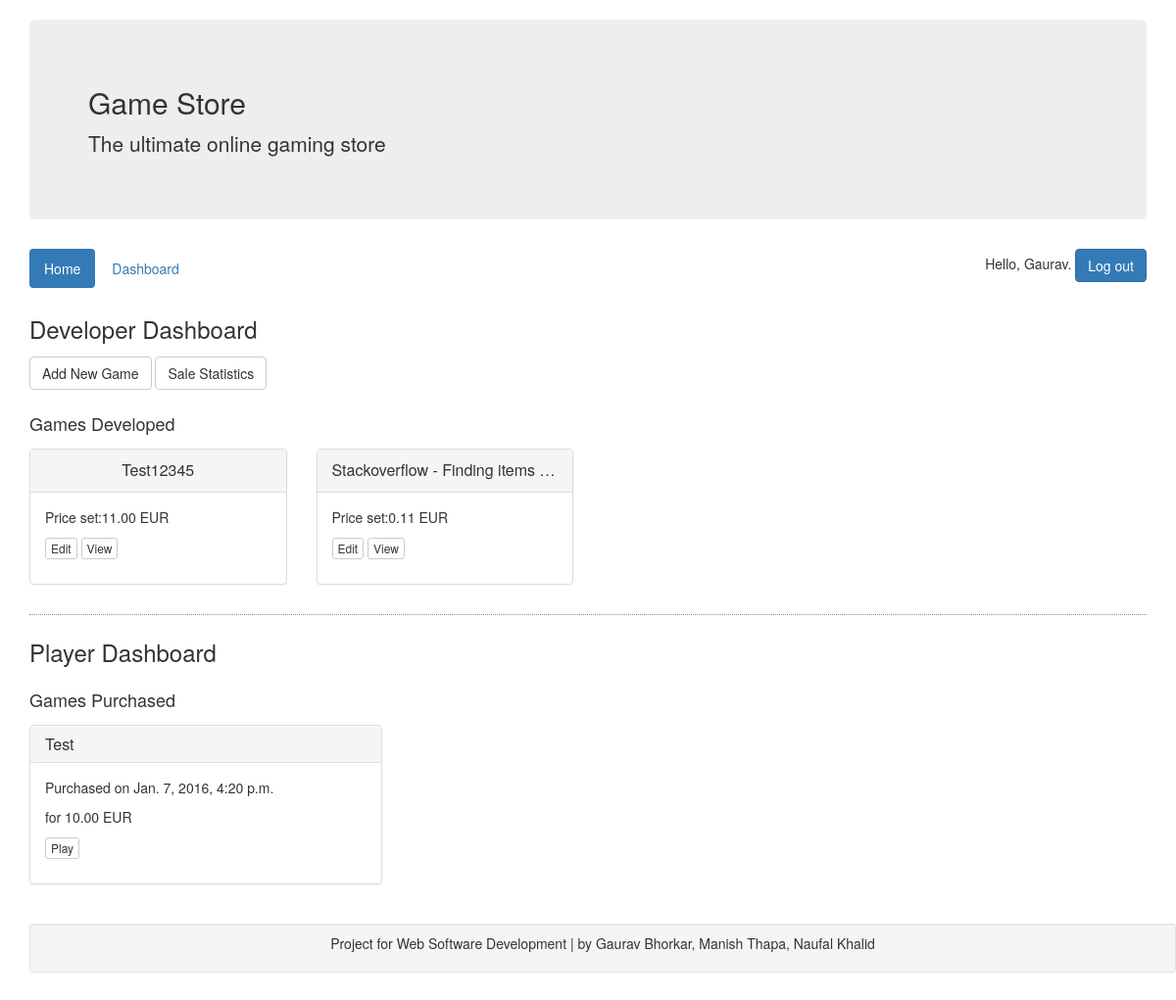
The app's page /dashboard (signed in), older data.
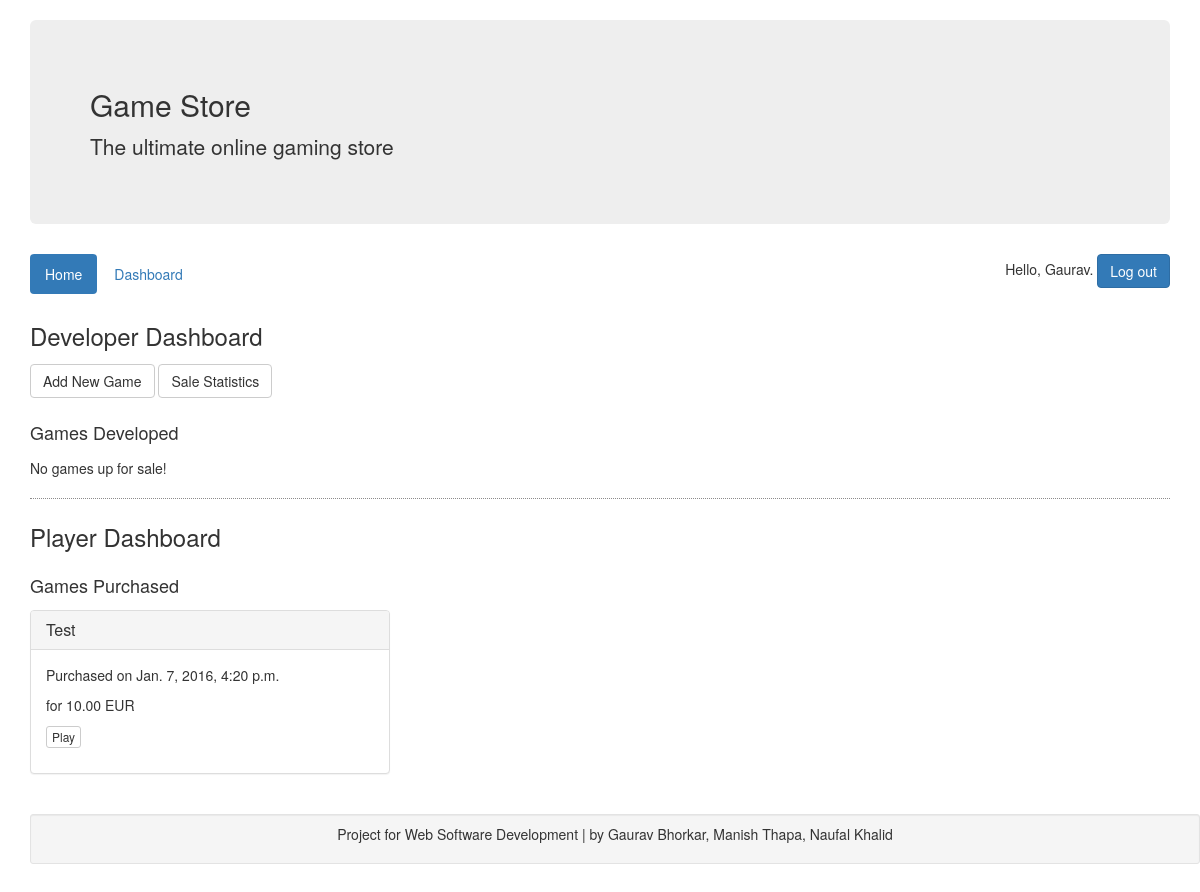
The same page, newer data.
### game_store/models.py (models this page shows, shortened)
class Game(models.Model):
    user = models.ForeignKey(User, on_delete=models.CASCADE) #developer
    title = models.CharField(max_length=250)
    href = models.CharField(max_length=1000)
    price = models.DecimalField(max_digits=10, decimal_places=2)
    category = models.CharField(max_length=250)

class PlayerGame(models.Model):
    game = models.ForeignKey(Game, on_delete=models.CASCADE)
    user = models.ForeignKey(User, on_delete=models.CASCADE)
    purchased_on = models.DateTimeField(auto_now_add=True)
    purchased_price = models.DecimalField(max_digits=10, decimal_places=2)
    state = models.CharField(max_length=3000, blank=True, null=True)

### game_store/views/views.py (the view)
# urls.py: url(r'^dashboard$', views.dashboard, name='dashboard'),
@login_required
def dashboard(request):
    user_profile = get_object_or_404(UserProfile, user=request.user)
    player_games = PlayerGame.objects.filter(user=request.user)
    developer_games = Game.objects.filter(user=request.user)
    context = {
        'user_profile': user_profile,
        'player_games': player_games,
        'developer_games': developer_games
    }
    return render(request, "game_store/dashboard.html", context)

### game_store/templates/game_store/dashboard.html (shortened to what this page needs)
{% extends "base.html" %}
{% block content %}
{% if user_profile.is_developer %}
<h3 class="dashboard-title">Developer Dashboard</h3>
<div class="developer-dashboard">
    <div class="row">
        <div class="col-md-12">
            <a class="btn btn-default" href="{% url 'add_game' %}">Add New Game</a>
            <a class="btn btn-default" href="#">Sale Statistics</a>
        </div>
    </div>
    <h4 class="dashboard-title">Games Developed</h4>
    <div class="row">
    {% for dev_game in developer_games %}
        <div class="col-md-3">
            <div class="panel panel-default">
                <div class="panel-heading">
                    <p class="panel-title text-center">{{dev_game.title}}</p>
                </div>
                <div class="panel-body">
                    <p>Price set:{{dev_game.price}} EUR</p>
                    <p>
                        <a class="btn btn-xs btn-default" href="{% url 'edit_game' dev_game.id %}">Edit</a>
                        <a class="btn btn-xs btn-default" href="{% url 'game' dev_game.id %}">View</a>
                    </p>
                </div>
            </div>
        </div>
    {% empty %}
        <div class="col-md-12">
            <p>No games up for sale!</p>
        </div>
    {% endfor %}
    </div>
{% endif %}
</div>
<h3 class="dashboard-title">Player Dashboard</h3>
<div class="player-dashboard">
    <h4 class="dashboard-title">Games Purchased</h4>
    <div class="row">
    {% for player_game in player_games %}
        <div class="col-md-4">
            <div class="panel panel-default">
                <div class="panel-heading">
                    <h3 class="panel-title">{{player_game.game.title}}</h3>
                </div>
                <div class="panel-body">
                    <p>Purchased on {{player_game.purchased_on}}</p>
                    <p>for {{player_game.purchased_price}} EUR</p>
                    <p>
                        <a class="btn btn-xs btn-default" href="{% url 'game' player_game.id %}">Play</a>
                    </p>
                </div>
            </div>
        </div>
    {% empty %}
        <div class="col-md-12">
            <p>You haven't purchased any games, yet!</p>
        </div>
    {% endfor %}
    </div>
</div>
{% endblock %}

Row changes from the older to the newer data that the page shows:
removed Game: title "Test12345", price "11.00"
removed Game: title "Stackoverflow - Finding items…", price "0.11"
Text that changed along with them:
text now shown: "No games up for sale!"
